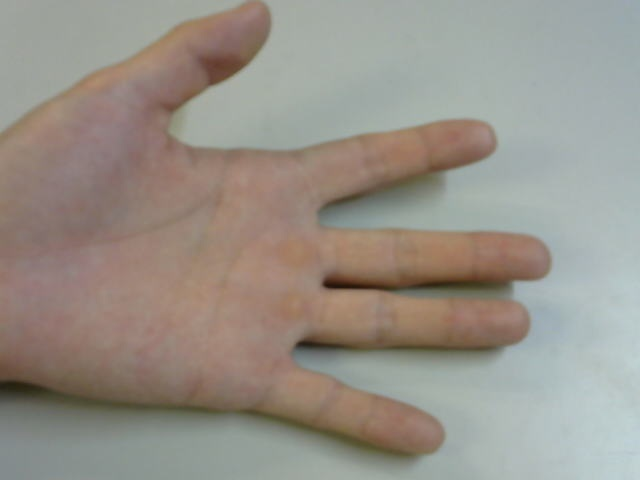
#> input picture seminars/seminar_06/data/hand.jpg, 640 x 480 px
$ jupyter execute --allow-errors Seminar_6.ipynb   (older library calls are emulated)
#> lines starting #> are read from the running program, lines starting #| are printed output that depends on the picture; after the words box and inside, x2 and y2 are one past the last pixel; in counts of white or black regions, pixels touching at a corner belong together
# Семинар 6 - Классические алгоритмы сегментации изображения и обнаружения объектов

**Данный семинар содержит ДЗ**

***

[cell 1]
import random as rng

import cv2
import numpy as np
import matplotlib.pyplot as plt

rng.seed(12345)

[cell 2]
# !mkdir -p data
# !wget https://github.com/opencv/opencv/raw/4.x/samples/data/cards.png -O data/cards.png

# Image Segmentation with Distance Transform and Watershed Algorithm

Источник - https://docs.opencv.org/3.4/d2/dbd/tutorial_distance_transform.html

В этом семинаре вы узнаете, как:

- Использовать `cv2.filter2D`, чтобы выполнить фильтрацию Лапласа для повышения резкости изображения.
- Использовать `cv2.distanceTransform`, чтобы получить производное представление двоичного изображения, где значение каждого пикселя заменяется его расстоянием до ближайшего пикселя фона.
- Использовать `cv2.watershed`, чтобы изолировать объекты на изображении от фона.

#> (a cell that did not finish here is left out)

#> (a cell that did not finish here is left out)

[cell 5]
# Create a kernel that we will use to sharpen our image
# an approximation of second derivative, a quite strong kernel
kernel = np.array(
    [[  1,  1,  1],
     [  1, -8,  1],
     [  1,  1,  1]], dtype=np.float32)
#> kernel = [[1, 1, 1], [1, -8, 1], [1, 1, 1]]
# do the laplacian filtering as it is
# well, we need to convert everything in something more deeper then CV_8U
# because the kernel has some negative values,
# and we can expect in general to have a Laplacian image with negative values
# BUT a 8bits unsigned int (the one we are working with) can contain values from 0 to 255
# so the possible negative number will be truncated
#> (the rest of this cell did not finish here and is left out)

### Бинаризация изображения

#> (a cell that did not finish here is left out)

### Distance transform

#> (a cell that did not finish here is left out)

#> (a cell that did not finish here is left out)

#> (a cell that did not finish here is left out)

### Алгоритм Watershed

#> (a cell that did not finish here is left out)

#> (a cell that did not finish here is left out)

# Домашнее задание: подсчет количества пальцев

**Это оцениваемое ДЗ**

Вам предлагается реализовать алгоритм, подсчитывающий количество пальцев.

Один из возможных вариантов решения:
- Получить бинаризованное изображение и найти контур руки;
- Построить выпуклый контур функцией `cv2.convexHull` - https://docs.opencv.org/3.4/d7/d1d/tutorial_hull.html
- Найти дефекты выпуклости контура функцией [`cv2.convexityDefects`](https://docs.opencv.org/3.4/d3/dc0/group__imgproc__shape.html#gada4437098113fd8683c932e0567f47ba)
- После некоторой фильтрации дефектов, их число будет напрямую коррелировать с числом пальцев.

**Требования:**
1. Продемонстрируйте работоспособность алгоритма на любом числе пальцев (от 0 до 5).
2. Используйте фото своей руки для демонстрации (предложенное фото лишь для отладки).

[cell 12]
# Замените путь на фото своей руки (разные кадры для жестов 0–5 пальцев).
# Если файлав нет, один раз скачайте отладочный пример (как `cards.png` выше):
# !mkdir -p data && curl -L -o data/hand.jpg https://raw.githubusercontent.com/opencv/opencv/4.x/doc/js_tutorials/js_assets/handSrc.jpg

IMAGE_PATH = "data/hand.jpg"

img_bgr = cv2.imread(IMAGE_PATH)
#> img_bgr is the input picture: shape (480, 640, 3); mean B, G, R 136.8, 145.7, 152
if img_bgr is None:
    raise FileNotFoundError(
        f"Не найден {IMAGE_PATH}. Положите свой снимок в data/ или выполните curl из комментария."
    )
img = cv2.cvtColor(img_bgr, cv2.COLOR_BGR2RGB)
plt.figure(figsize=(8, 6))
plt.imshow(img)
plt.title("Исходное изображение")
plt.axis("off")
plt.show()

[cell 13]
def make_skin_mask(bgr: np.ndarray) -> np.ndarray:
    """Бинарная маска кожи в HSV + морфология для цельного контура."""
    hsv = cv2.cvtColor(bgr, cv2.COLOR_BGR2HSV)
    lo1, hi1 = np.array([0, 30, 50], np.uint8), np.array([25, 255, 255], np.uint8)
    lo2, hi2 = np.array([170, 30, 50], np.uint8), np.array([180, 255, 255], np.uint8)
    mask = cv2.bitwise_or(cv2.inRange(hsv, lo1, hi1), cv2.inRange(hsv, lo2, hi2))
    kernel = cv2.getStructuringElement(cv2.MORPH_ELLIPSE, (7, 7))
    mask = cv2.morphologyEx(mask, cv2.MORPH_CLOSE, kernel, iterations=2)
    mask = cv2.morphologyEx(mask, cv2.MORPH_OPEN, kernel, iterations=1)
    return mask


def largest_hand_contour(mask: np.ndarray):
    contours, _ = cv2.findContours(mask, cv2.RETR_EXTERNAL, cv2.CHAIN_APPROX_SIMPLE)
    if not contours:
        return None
    return max(contours, key=cv2.contourArea)


def filter_convexity_defects(defects, cnt, perimeter: float, solidity: float):
    """Оставляем глубокие впадины с «острым» углом в дне — между пальцами."""
    if solidity > 0.92:
        return 0, []
    if defects is None:
        return 1, []

    min_depth = 0.01 * perimeter
    max_angle = np.deg2rad(95)
    accepted = []
    for i in range(defects.shape[0]):
        s, e, f, d = defects[i, 0]
        if d < 1:
            continue
        depth = d / 256.0
        if depth < min_depth:
            continue
        p_s, p_e, p_f = cnt[s][0].astype(float), cnt[e][0].astype(float), cnt[f][0].astype(float)
        a = np.linalg.norm(p_s - p_f)
        b = np.linalg.norm(p_e - p_f)
        c = np.linalg.norm(p_s - p_e)
        if a < 1.0 or b < 1.0:
            continue
        cos_a = float(np.clip((a * a + b * b - c * c) / (2 * a * b), -1.0, 1.0))
        if float(np.arccos(cos_a)) < max_angle:
            accepted.append((int(s), int(e), int(f), depth))

    fingers = int(np.clip(len(accepted) + 1, 0, 5))
    return fingers, accepted


def analyze_hand(bgr: np.ndarray):
    mask = make_skin_mask(bgr)
#> in make_skin_mask, `hsv = cv2.cvtColor(bgr, cv2.COLOR_BGR2HSV)`: hsv: shape (480, 640, 3); mean H, S, V 45.4, 41.6, 157.2
#> in make_skin_mask, `mask = cv2.bitwise_or(cv2.inRange(hsv, lo1, hi1), cv2.inRange(hsv, lo2..`:
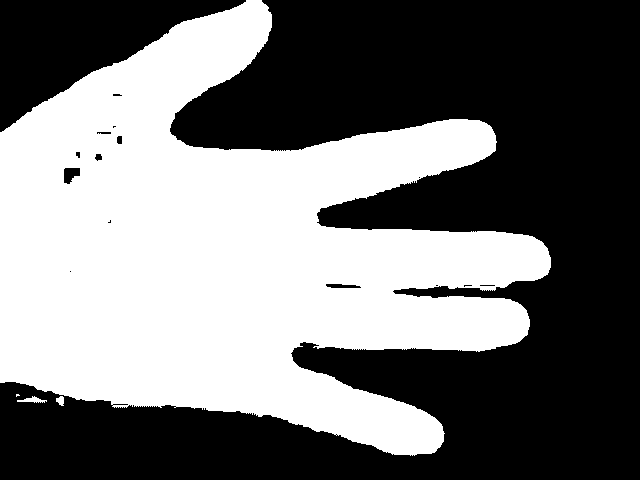
#> mask: shape (480, 640); 45.6% white; 4 white regions (1 under 20 px), largest, box (x1, y1, x2, y2) and area: (0, 0, 551, 456) 139855, (17, 396, 47, 403) 102, (56, 396, 64, 406) 58
#> in make_skin_mask, `mask = cv2.morphologyEx(mask, cv2.MORPH_CLOSE, kernel, iterations=2)`:
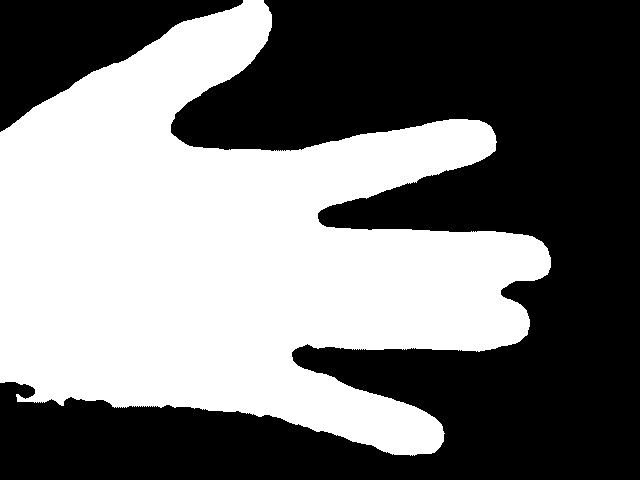
#> mask: shape (480, 640); 46.2% white; 1 white region, box (x1, y1, x2, y2) and area: (0, 0, 551, 456) 141890
#> in make_skin_mask, `mask = cv2.morphologyEx(mask, cv2.MORPH_OPEN, kernel, iterations=1)`: mask: shape (480, 640); 46.2% white; 1 white region
    cnt = largest_hand_contour(mask)
#> in largest_hand_contour, `contours, _ = cv2.findContours(mask, cv2.RETR_EXTERNAL, cv2.CHAIN_APPR..`: contours = 1 contour; box (x1, y1, x2, y2) and area: (0, 0, 551, 456) 140576
    if cnt is None:
        raise RuntimeError("Контур не найден: освещение, фон или маска кожи.")

    hull_idx = cv2.convexHull(cnt, returnPoints=False)
    if hull_idx is None or len(hull_idx) < 3:
        return mask, cnt, 0, None, None, [], 0.0

    hull = cv2.convexHull(cnt)
    area, hull_area = cv2.contourArea(cnt), cv2.contourArea(hull)
    solidity = float(area / hull_area) if hull_area > 1e-6 else 0.0
    perimeter = cv2.arcLength(cnt, True)
    defects = cv2.convexityDefects(cnt, hull_idx)
    fingers, accepted = filter_convexity_defects(defects, cnt, perimeter, solidity)
    return mask, cnt, fingers, hull, defects, accepted, solidity


def draw_finger_estimate(bgr, cnt, fingers, hull, accepted):
    vis = bgr.copy()
    if hull is not None:
        cv2.drawContours(vis, [hull], -1, (255, 0, 0), 2)
    cv2.drawContours(vis, [cnt], -1, (0, 255, 0), 2)
    for s, e, f, _dep in accepted:
        cv2.circle(vis, tuple(cnt[f][0]), 7, (0, 0, 255), -1)
    cv2.putText(
        vis,
        f"fingers ~ {fingers}",
        (16, 44),
        cv2.FONT_HERSHEY_SIMPLEX,
        1.1,
        (0, 255, 255),
        2,
        cv2.LINE_AA,
    )
    return vis


mask, cnt, fingers, hull, defects, accepted, solidity = analyze_hand(img_bgr)
#> in analyze_hand, `cnt = largest_hand_contour(mask)`: cnt = contour of 1100 points, box (x1, y1, x2, y2) (0, 0, 551, 456), area 140576
#> in analyze_hand, `hull_idx = cv2.convexHull(cnt, returnPoints=False)`: hull_idx = 25 values, max 1099 at index 0, min 0 at index 24, mean 454.7
#> in analyze_hand, `hull = cv2.convexHull(cnt)`: hull = contour of 25 points, box (x1, y1, x2, y2) (0, 0, 551, 456), area 189570
#> in analyze_hand, `area, hull_area = cv2.contourArea(cnt), cv2.contourArea(hull)`: area = 140576.5; hull_area = 189569.5
#> in analyze_hand, `solidity = float(area / hull_area) if hull_area > 1e-6 else 0.0`: solidity = 0.742
#> in analyze_hand, `perimeter = cv2.arcLength(cnt, True)`: perimeter = 2758.3
#> in analyze_hand, `defects = cv2.convexityDefects(cnt, hull_idx)`: defects = 19 rows, first 6: [0, 35, 12, 1232], [35, 43, 36, 114], [43, 99, 72, 1596], [99, 145, 112, 684], [145, 161, 154, 410], [163, 187, 180, 3302]
#> in filter_convexity_defects, `min_depth = 0.01 * perimeter`: min_depth = 27.58
#> the loop in filter_convexity_defects, `for i in range(defects.shape[0]):` made 19 passes
#> (s, e, f, d, depth) on passes 1 to 12: (0, 35, 12, 1232, 4.81), (35, 43, 36, 114, 0.445), (43, 99, 72, 1596, 6.23), (99, 145, 112, 684, 2.67), (145, 161, 154, 410, 1.6), (163, 187, 180, 3302, 12.9), (187, 189, 188, 114, 0.445), (189, 435, 347, 5607, 21.9), (435, 439, 436, 270, 1.05), (439, 443, 440, 256, 1), (443, 447, 446, 419, 1.64), (447, 451, 448, 114, 0.445)
#> (s, e, f, d, depth, p_s, p_e, p_f) on passes 13, 14, 16, 19: (452, 660, 561, 44886, 175.3, [440, 446], [527, 334], [291, 352]), (660, 714, 689, 10195, 39.82, [527, 334], [550, 267], [500, 290]), (721, 895, 770, 50366, 196.7, [547, 248], [495, 135], [318, 221]), (906, 1099, 1017, 41923, 163.8, [486, 123], [263, 0], [185, 144])
#> after the loop in filter_convexity_defects, `for i in range(defects.shape[0]):`: accepted = [(452, 660, 561, 175.3), (660, 714, 689, 39.82), (721, 895, 770, 196.7), (906, 1099, 1017, 163.8)]
#> in filter_convexity_defects, `fingers = int(np.clip(len(accepted) + 1, 0, 5))`: fingers = 5
#> fingers = 5; solidity = 0.742

fig, ax = plt.subplots(1, 3, figsize=(14, 4))
ax[0].imshow(img)
ax[0].set_title("Вход RGB")
ax[1].imshow(mask, cmap="gray")
ax[1].set_title("Бинарная маска (кожа)")
res_bgr = draw_finger_estimate(img_bgr, cnt, fingers, hull, accepted)
#> in draw_finger_estimate, `cv2.drawContours(vis, [cnt], -1, (0, 255, 0), 2)`:
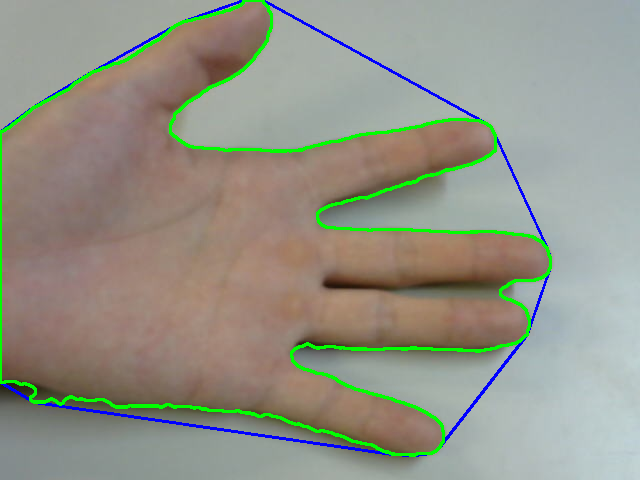
#> vis: shape (480, 640, 3); mean B, G, R 135.2, 148, 147
#> the loop in draw_finger_estimate, `for s, e, f, _dep in accepted:` made 4 passes
#> after the loop in draw_finger_estimate, `for s, e, f, _dep in accepted:`:
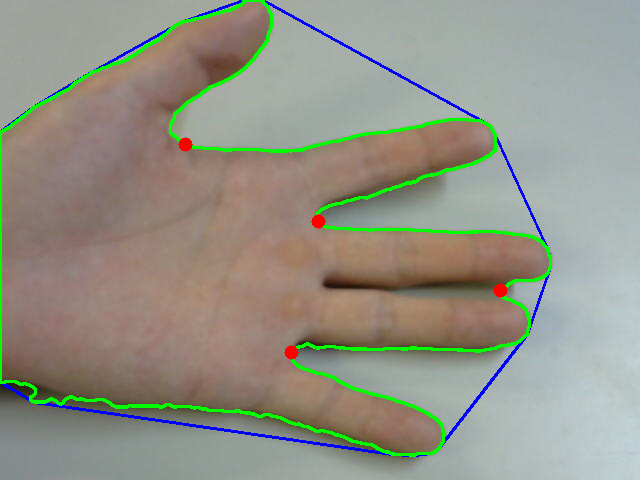
#> vis: shape (480, 640, 3); 0.19% of pixels changed, all inside (x1, y1, x2, y2) = (178, 137, 508, 360)
#> in draw_finger_estimate, `cv2.putText( vis, f"fingers ~ {fingers}", (16, 44), cv2.FONT_HERSHEY_S..`:
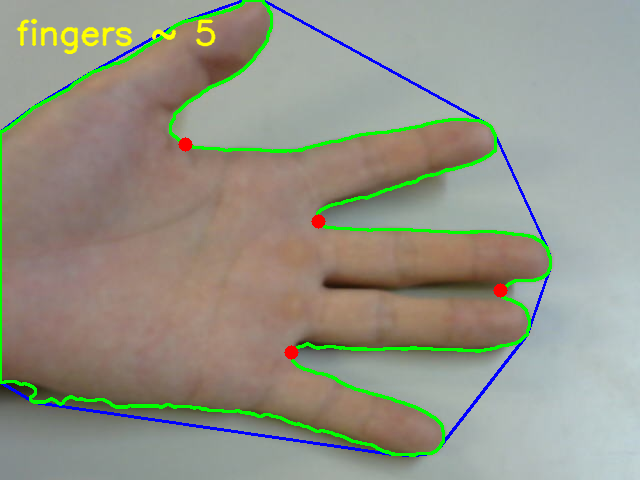
#> vis: shape (480, 640, 3); 0.69% of pixels changed, all inside (x1, y1, x2, y2) = (16, 18, 217, 55)
ax[2].imshow(cv2.cvtColor(res_bgr, cv2.COLOR_BGR2RGB))
ax[2].set_title(
    f"Convex hull + дефекты выпуклости\nПальцев: {fingers}, solidity={solidity:.2f}, дефектов: {len(accepted)}"
)
for a in ax:
    a.axis("off")
plt.tight_layout()
plt.show()
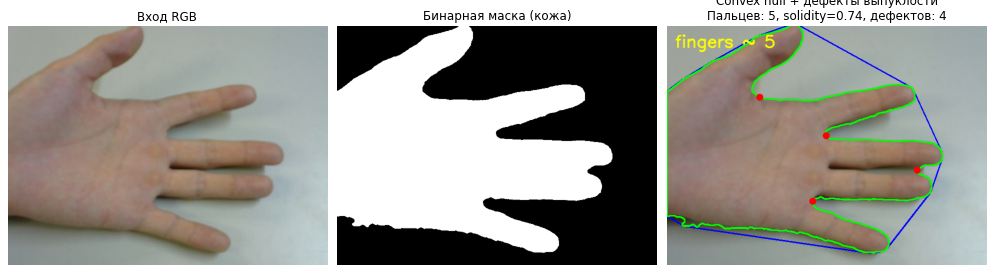
#> figure drawn by matplotlib, 3 panels

print(f"Оценка числа пальцев: {fingers} (после фильтрации осталось дефектов: {len(accepted)})")
#| Оценка числа пальцев: 5 (после фильтрации осталось дефектов: 4)

[cell 14]
# Чтобы выполнить требование ДЗ (жесты с 0 по 5 пальцев), добавьте свои файлы и перечислите пары (путь, подпись):
from pathlib import Path

MY_HAND_SHOTS = [
    ("data/hand.jpg", "отладка (пример OpenCV)"),
    # ("data/me_fist.jpg", "0 пальцев"),
    # ("data/me_one.jpg", "1 палец"),
    # ("data/me_five.jpg", "5 пальцев"),
]

rows = []
for path, caption in MY_HAND_SHOTS:
    p = Path(path)
    if not p.is_file():
        print(f"Пропуск: нет файла {path}")
        continue
    bgr = cv2.imread(str(p))
    if bgr is None:
        print(f"Не удалось прочитать {path}")
        continue
    try:
        _m, _c, n, _h, _defc, acc, sol = analyze_hand(bgr)
#> the loop in filter_convexity_defects (call 2), `for i in range(defects.shape[0]):` made 19 passes
#> n = 5; acc has the same summary as accepted in filter_convexity_defects; sol = 0.742
    except RuntimeError as e:
        print(path, e)
        continue
    rows.append((caption, path, n, len(acc), sol))
    print(f"{caption!r} ({path}): пальцев ~ {n}, дефектов после фильтра: {len(acc)}, solidity={sol:.2f}")
#| 'отладка (пример OpenCV)' (data/hand.jpg): пальцев ~ 5, дефектов после фильтра: 4, solidity=0.74

if len(rows) > 1:
    print("\nСводка:", rows)

$ run again, with seminars/seminar_06/data/3_fingers.jpg copied over seminars/seminar_06/data/hand.jpg
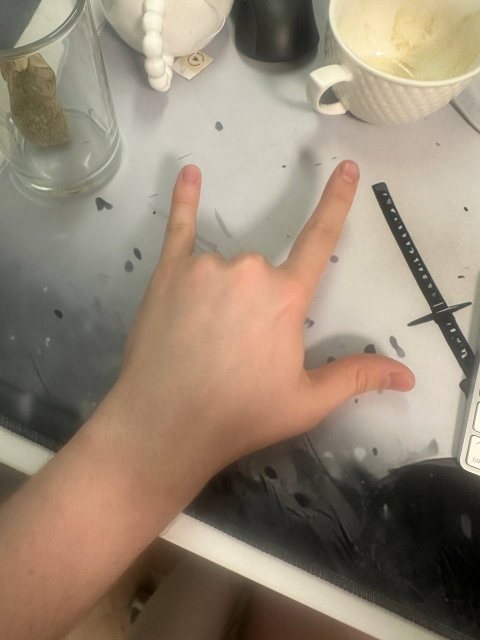
#> input picture seminars/seminar_06/data/3_fingers.jpg, 960 x 1280 px (shown at 1/2 size)
#> kernel = [[1, 1, 1], [1, -8, 1], [1, 1, 1]]
#> img_bgr is the input picture: shape (1280, 960, 3); mean B, G, R 116.3, 134.3, 150.1
#> hsv: shape (1280, 960, 3); mean H, S, V 21.5, 58.6, 150.4
#> in make_skin_mask, `mask = cv2.morphologyEx(mask, cv2.MORPH_OPEN, kernel, iterations=1)`:
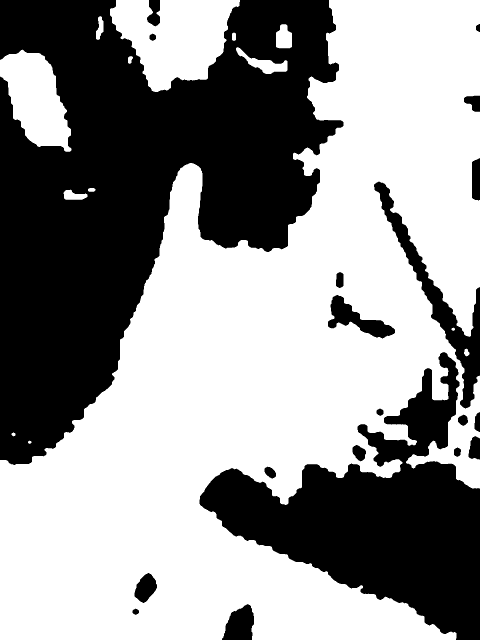
#> mask: shape (1280, 960) (shown at 1/2 size); 58.4% white; 20 black regions
#> contours = 14 contours; largest, box (x1, y1, x2, y2) and area: (0, 0, 960, 1280) 669566, (220, 0, 480, 184) 30062, (0, 99, 143, 304) 17592, (472, 94, 575, 148) 1718, (552, 48, 584, 97) 1197
#> in analyze_hand, `cnt = largest_hand_contour(mask)`: cnt = contour of 2624 points, box (x1, y1, x2, y2) (0, 0, 960, 1280), area 669566
#> hull_idx = [2623, 2055, 815, 813, 744, 743, 481, 479, 0]
#> in analyze_hand, `hull = cv2.convexHull(cnt)`: hull = contour of 9 points, box (x1, y1, x2, y2) (0, 0, 960, 1280), area 942982
#> area = 669565.5; hull_area = 942981.5
#> in analyze_hand, `solidity = float(area / hull_area) if hull_area > 1e-6 else 0.0`: solidity = 0.71
#> perimeter = 8927
#> in analyze_hand, `defects = cv2.convexityDefects(cnt, hull_idx)`: defects = [[0, 479, 314, 67539], [479, 481, 480, 284], [481, 743, 616, 28371], [744, 813, 792, 18432], [813, 815, 814, 162], [815, 2055, 1171, 140998], [2055, 2623, 2320, 54272]]
#> min_depth = 89.27
#> the loop in filter_convexity_defects, `for i in range(defects.shape[0]):` made 7 passes
#> (s, e, f, d, depth, p_s, p_e, p_f) on passes 1, 3, 6, 7: (0, 479, 314, 67539, 263.8, [658, 0], [360, 337], [576, 491]), (481, 743, 616, 28371, 110.8, [356, 343], [0, 920], [224, 768]), (815, 2055, 1171, 140998, 550.8, [912, 1276], [959, 976], [399, 992]), (2055, 2623, 2320, 54272, 212, [959, 976], [959, 0], [747, 373])
#> after the loop in filter_convexity_defects, `for i in range(defects.shape[0]):`: accepted = [(0, 479, 314, 263.8), (815, 2055, 1171, 550.8)]
#> in filter_convexity_defects, `fingers = int(np.clip(len(accepted) + 1, 0, 5))`: fingers = 3
#> in analyze_hand, `fingers, accepted = filter_convexity_defects(defects, cnt, perimeter, ..`: accepted = [(0, 479, 314, 263.8), (815, 2055, 1171, 550.8)]
#> `mask, cnt, fingers, hull, defects, accepted, solidity = analyze_hand(i..`: fingers = 3; accepted = [(0, 479, 314, 263.8), (815, 2055, 1171, 550.8)]; solidity = 0.71
#> the loop in draw_finger_estimate, `for s, e, f, _dep in accepted:` made 2 passes
#> `plt.show()`:
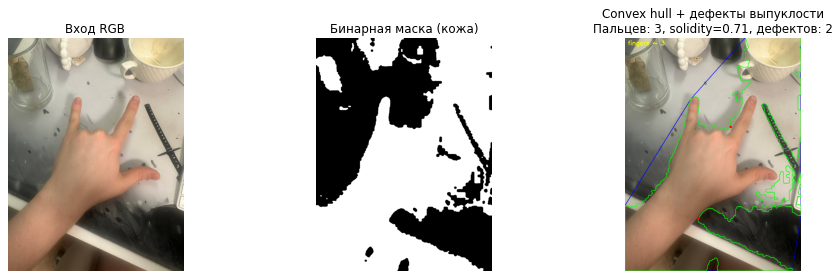
#> figure drawn by matplotlib, 3 panels
#| Оценка числа пальцев: 3 (после фильтрации осталось дефектов: 2)
#> the loop in filter_convexity_defects (call 2), `for i in range(defects.shape[0]):` made 7 passes
#> n = 3; acc = [(0, 479, 314, 263.8), (815, 2055, 1171, 550.8)]; sol = 0.71
#| 'отладка (пример OpenCV)' (data/hand.jpg): пальцев ~ 3, дефектов после фильтра: 2, solidity=0.71
